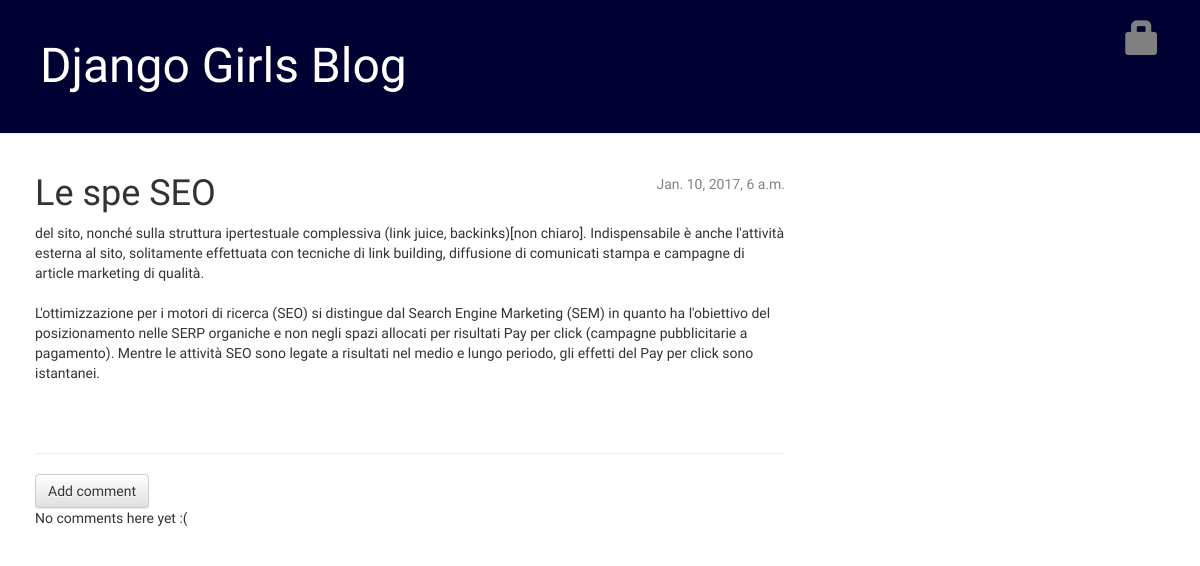
The app's page /post/4/, older data.
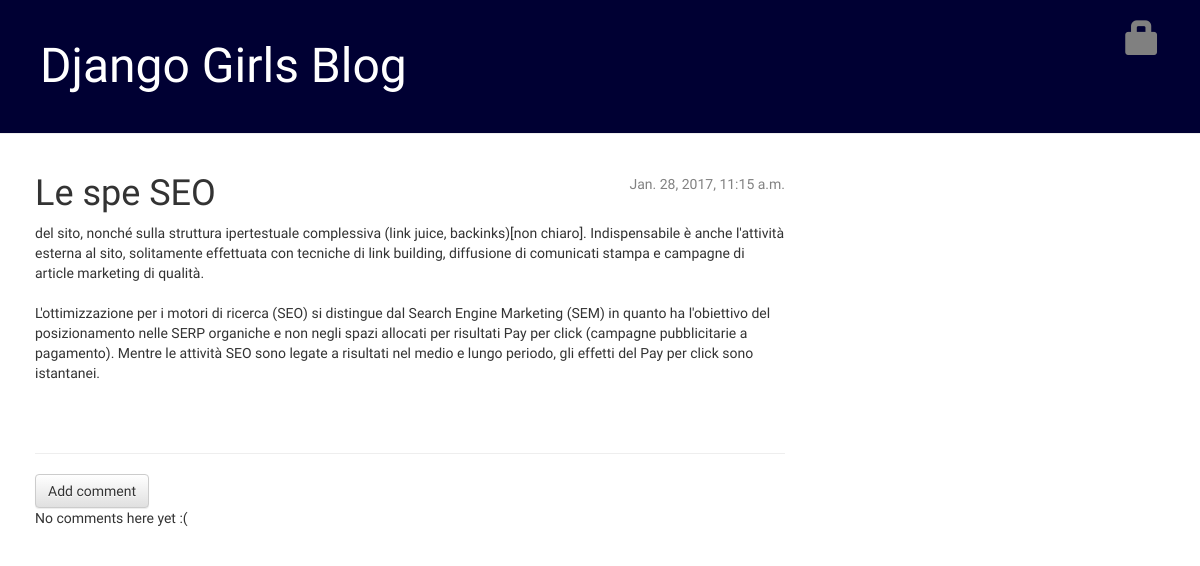
The same page, newer data.
### blog/models.py (models this page shows, shortened)
class Post(models.Model):
    author = models.ForeignKey('auth.User')
    title = models.CharField(max_length=200)
    text = models.TextField()
    created_date = models.DateTimeField(
            default=timezone.now)
    published_date = models.DateTimeField(
            blank=True, null=True)

### blog/views.py (the view)
# urls.py: url(r'^post/(?P<pk>[0-9]+)/$', views.post_detail, name='post_detail'),
def post_detail(request, pk):
    post = get_object_or_404(Post, pk=pk)
    return render(request, 'blog/post_detail.html', {'post': post})

### blog/templates/blog/post_detail.html (shortened to what this page needs)
{% extends 'blog/base.html' %}
{% block content %}
    <div class="post">
        {% if post.published_date %}
    <div class="date">
        {{ post.published_date }}
    </div>
        {% endif %}
        <h1>{{ post.title }}</h1>
        <p>{{ post.text|linebreaksbr }}</p>
    </div>
    <hr>
    <a class="btn btn-default" href="{% url 'add_comment_to_post' pk=post.pk %}">Add comment</a>
    {% for comment in post.comments.all %}
    {% if user.is_authenticated or comment.approved_comment %}
    <div class="comment">
        <div class="date">
            {{ comment.created_date }}
            {% if not comment.approved_comment %}
                <a class="btn btn-default" href="{% url 'comment_remove' pk=comment.pk %}"><span class="glyphicon glyphicon-remove"></span></a>
                <a class="btn btn-default" href="{% url 'comment_approve' pk=comment.pk %}"><span class="glyphicon glyphicon-ok"></span></a>
            {% endif %}
        </div>
        <strong>{{ comment.author }}</strong>
        <p>{{ comment.text|linebreaks }}</p>
    </div>
    {% endif %}
{% empty %}
    <p>No comments here yet :(</p>
{% endfor %}
{% endblock %}

Row changes from the older to the newer data that the page shows:
changed Post "Le spe SEO": published_date "Jan. 10, 2017, 6 a.m." → "Jan. 28, 2017, 11:15 a.m."
